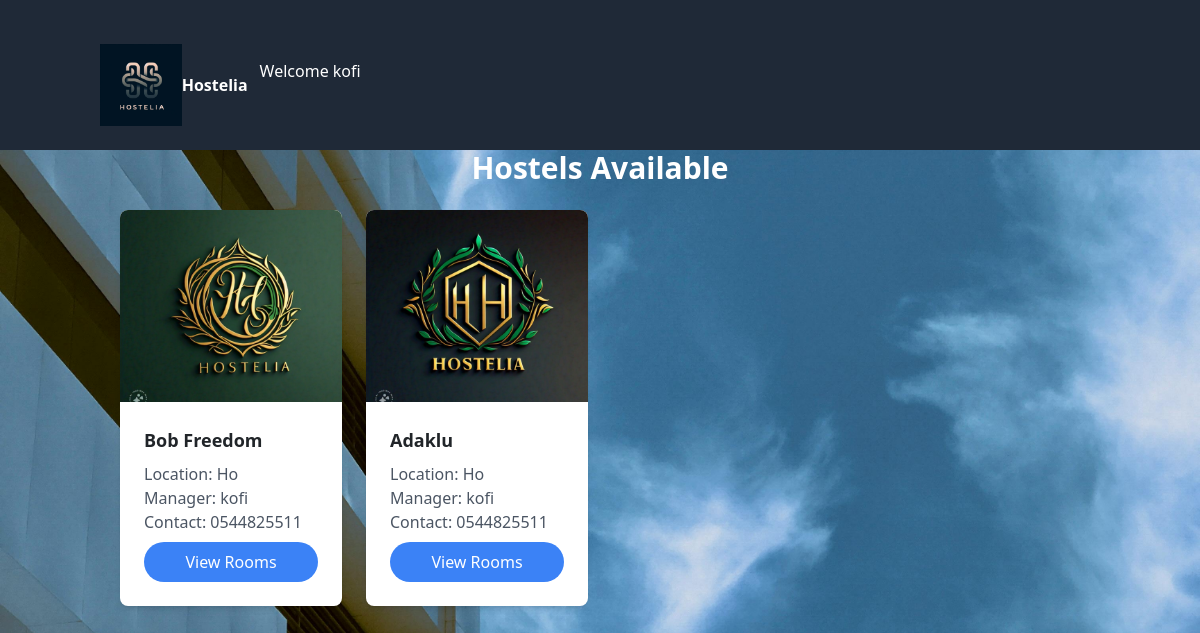
Screenshot of /client_dashboard/ (signed in) with the database file from the repository.
### hostel/models.py (models this page shows, shortened)
class Hostel(models.Model):
    hostel_name = models.CharField(max_length=100)
    manager_name = models.CharField(max_length=100)
    location = models.CharField(max_length=255)
    picture = models.ImageField(upload_to='hostel_pictures/')
    contact = models.CharField(max_length=20)
    email = models.EmailField(max_length=254, default='example@example.com')
    number_of_rooms = models.PositiveIntegerField()

### hostel/views.py (the view)
# urls.py: path('client_dashboard/', client_dashboard, name='client_dashboard'),
@login_required
def client_dashboard(request):
    hostels = Hostel.objects.all()
    return render(request, 'dashboard/client_dashboard.html', {'hostels': hostels})

### hostel/templates/dashboard/client_dashboard.html (shortened to what this page needs)
{% load static %}
<!DOCTYPE html>
<html lang="en">
  <head>
    <link
      href="https://cdn.jsdelivr.net/npm/bootstrap@5.3.0-alpha1/dist/css/bootstrap.min.css"
      rel="stylesheet"
    />
    <link
      href="https://cdn.jsdelivr.net/npm/tailwindcss@2.2.19/dist/tailwind.min.css"
      rel="stylesheet"
    />
    <link
      rel="stylesheet"
      type="text/css"
      href="{% static 'styles/style.css' %}"
    />
    <link
      rel="stylesheet"
      type="text/css"
      href="{% static 'styles/slider.css' %}"
    />
    <link
      rel="stylesheet"
      type="text/css"
      href="{% static 'styles/slider_in.css' %}"
    />
  </head>
  <body>
    <nav class="bg-gray-800 text-white p-4">
      <div
        class="container mx-auto flex justify-between items-center rounded-lg"
      >
        <div class="flex items-center">
          <a href="{%  url 'client_dashboard' %}">
            <img
              src="{% static 'img/logo.jpg' %}"
              alt="Hostelia Logo"
              class="mr-2"
              width="100"
              height="100"
              style="border: 10px"
            />
          </a>
          <div class="navbar-brand">Hostelia</div>
        </div>
        <div class="container-fluid">
          <h1>Welcome {{ user.username }}</h1>
          <button
            class="navbar-toggler"
            type="button"
            data-bs-toggle="collapse"
            data-bs-target="#navbarNav"
            aria-controls="navbarNav"
            aria-expanded="false"
            aria-label="Toggle navigation"
          >
            <span class="navbar-toggler-icon"></span>
          </button>
        </div>
      </div>
    </nav>
    <section class="container-section mx-auto my-8">
      <h1 class="text-3xl font-bold text-center mb-6 available-rooms-title">
        Hostels Available
      </h1>
      <div
        id="hostel-slider"
        class="grid grid-cols-1 sm:grid-cols-2 md:grid-cols-3 lg:grid-cols-4 gap-4"
      >
        {% for hostel in hostels %}
        <div class="bg-white rounded-lg shadow-md hostel-card">
          <img
            src="{{ hostel.picture.url }}"
            alt="{{ hostel.hostel_name }}"
            class="w-full h-48 object-cover rounded-t-lg"
          />
          <div class="p-4">
            <h2 class="text-lg font-semibold mb-2">{{ hostel.hostel_name }}</h2>
            <p class="text-gray-600">Location: {{ hostel.location }}</p>
            <p class="text-gray-600">Manager: {{ hostel.manager_name }}</p>
            <p class="text-gray-600">Contact: {{ hostel.contact }}</p>
            <a href="{% url 'client_booking' hostel_id=hostel.id %}" class="block mt-2 text-white bg-blue-500 hover:bg-blue-600 rounded-md py-2 px-4 text-center rounded-pill">View Rooms</a>
          </div>
        </div>
        {% endfor %}
      </div>
    </section>
  </body>
</html>

### hostel/static/styles/slider.css (style rules this page uses)
.hostel-card { animation-duration: 1s; animation-fill-mode: forwards; }

### hostel/static/styles/slider_in.css (style rules this page uses)
.hostel-card { transition: transform 0.5s ease-in-out; }

### rows the page displays
Hostel: picture (picture), hostel_name "Bob Freedom", location "Ho", manager_name "kofi", contact "0544825511"
Hostel: picture (picture), hostel_name "Adaklu", location "Ho", manager_name "kofi", contact "0544825511"

### other values shown
{{ user.username }} "kofi"
